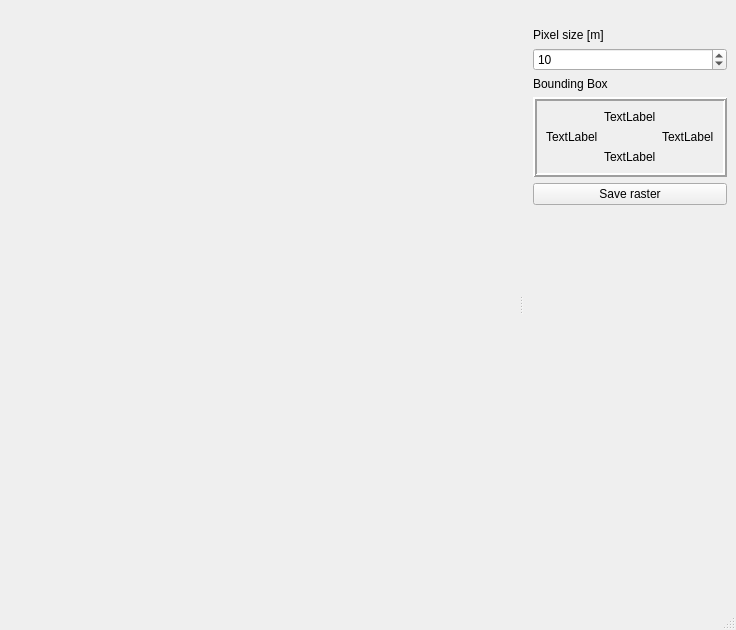
<?xml version="1.0" encoding="UTF-8"?>
<ui version="4.0">
 <class>Ui_drapping</class>
 <widget class="QMainWindow" name="Ui_drapping">
  <property name="geometry">
   <rect>
    <x>0</x>
    <y>0</y>
    <width>736</width>
    <height>630</height>
   </rect>
  </property>
  <property name="sizePolicy">
   <sizepolicy hsizetype="Fixed" vsizetype="Fixed">
    <horstretch>0</horstretch>
    <verstretch>0</verstretch>
   </sizepolicy>
  </property>
  <property name="windowTitle">
   <string>MainWindow</string>
  </property>
  <property name="animated">
   <bool>false</bool>
  </property>
  <property name="dockOptions">
   <set>QMainWindow::AllowTabbedDocks</set>
  </property>
  <property name="unifiedTitleAndToolBarOnMac">
   <bool>false</bool>
  </property>
  <widget class="QWidget" name="centralwidget"/>
  <widget class="QMenuBar" name="menubar">
   <property name="geometry">
    <rect>
     <x>0</x>
     <y>0</y>
     <width>736</width>
     <height>21</height>
    </rect>
   </property>
  </widget>
  <widget class="QStatusBar" name="statusbar"/>
  <widget class="QDockWidget" name="dockWidget">
   <property name="sizePolicy">
    <sizepolicy hsizetype="Fixed" vsizetype="Fixed">
     <horstretch>0</horstretch>
     <verstretch>0</verstretch>
    </sizepolicy>
   </property>
   <property name="features">
    <set>QDockWidget::NoDockWidgetFeatures</set>
   </property>
   <attribute name="dockWidgetArea">
    <number>2</number>
   </attribute>
   <widget class="QWidget" name="dockWidgetContents">
    <layout class="QVBoxLayout" name="verticalLayout">
     <item>
      <widget class="QLabel" name="label">
       <property name="enabled">
        <bool>true</bool>
       </property>
       <property name="sizePolicy">
        <sizepolicy hsizetype="Minimum" vsizetype="Minimum">
         <horstretch>0</horstretch>
         <verstretch>0</verstretch>
        </sizepolicy>
       </property>
       <property name="text">
        <string>Pixel size [m]</string>
       </property>
      </widget>
     </item>
     <item>
      <widget class="QSpinBox" name="spinBox">
       <property name="minimum">
        <number>1</number>
       </property>
       <property name="maximum">
        <number>100</number>
       </property>
       <property name="value">
        <number>10</number>
       </property>
      </widget>
     </item>
     <item>
      <widget class="QLabel" name="label_2">
       <property name="text">
        <string>Bounding Box</string>
       </property>
      </widget>
     </item>
     <item>
      <widget class="QFrame" name="frame">
       <property name="frameShape">
        <enum>QFrame::Box</enum>
       </property>
       <property name="frameShadow">
        <enum>QFrame::Raised</enum>
       </property>
       <property name="lineWidth">
        <number>2</number>
       </property>
       <layout class="QGridLayout" name="gridLayout">
        <item row="0" column="1">
         <widget class="QLabel" name="label_5">
          <property name="text">
           <string>TextLabel</string>
          </property>
         </widget>
        </item>
        <item row="2" column="1">
         <widget class="QLabel" name="label_4">
          <property name="text">
           <string>TextLabel</string>
          </property>
         </widget>
        </item>
        <item row="1" column="0">
         <widget class="QLabel" name="label_3">
          <property name="frameShape">
           <enum>QFrame::NoFrame</enum>
          </property>
          <property name="frameShadow">
           <enum>QFrame::Plain</enum>
          </property>
          <property name="text">
           <string>TextLabel</string>
          </property>
         </widget>
        </item>
        <item row="1" column="2">
         <widget class="QLabel" name="label_6">
          <property name="text">
           <string>TextLabel</string>
          </property>
         </widget>
        </item>
       </layout>
      </widget>
     </item>
     <item>
      <widget class="QPushButton" name="saveButton">
       <property name="text">
        <string>Save raster</string>
       </property>
      </widget>
     </item>
     <item>
      <spacer name="verticalSpacer">
       <property name="orientation">
        <enum>Qt::Vertical</enum>
       </property>
       <property name="sizeType">
        <enum>QSizePolicy::Expanding</enum>
       </property>
       <property name="sizeHint" stdset="0">
        <size>
         <width>20</width>
         <height>260</height>
        </size>
       </property>
      </spacer>
     </item>
    </layout>
   </widget>
  </widget>
 </widget>
 <resources/>
 <connections/>
</ui>
